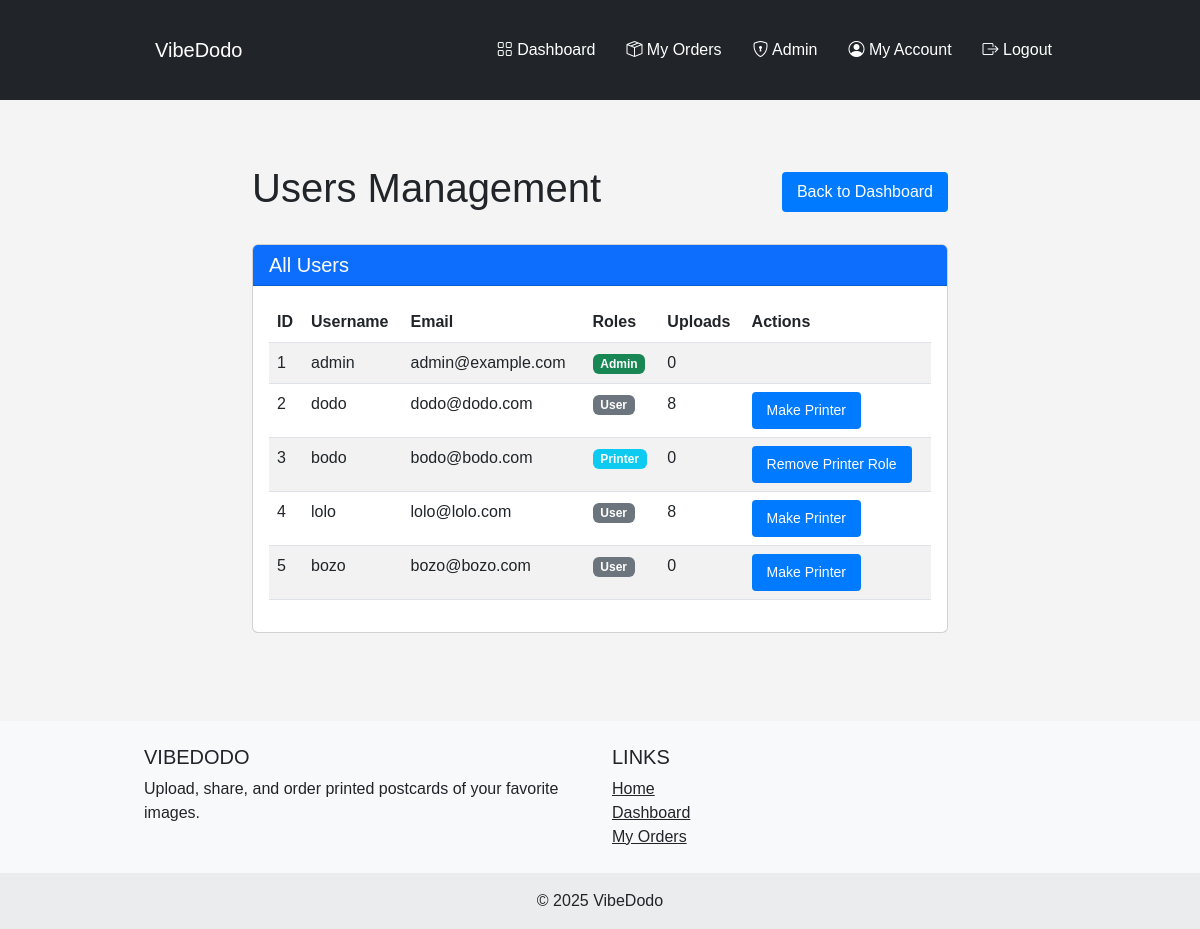
The app's page /admin/users (signed in) with its own data.
### app/models/user.py (models this page shows, shortened)
class User(db.Model, UserMixin):
    id = db.Column(db.Integer, primary_key=True)
    username = db.Column(db.String(20), unique=True, nullable=False)
    email = db.Column(db.String(120), unique=True, nullable=False)
    password_hash = db.Column(db.String(128), nullable=False)
    is_admin = db.Column(db.Boolean, default=False)
    is_printer = db.Column(db.Boolean, default=False)
    country = db.Column(db.String(2), nullable=True, server_default='')
    phone_number = db.Column(db.String(20), nullable=True, server_default='')
    has_seen_welcome = db.Column(db.Boolean, default=False)
    uploads = db.relationship('Upload', backref='author', lazy=True)
    mfa_secret = db.Column(db.String(32), nullable=True)
    mfa_enabled = db.Column(db.Boolean, default=False)

### app/routes/admin.py (the view)
@admin.route('/admin/users')
@login_required
@admin_required
def admin_users():
    users = User.query.all()
    return render_template('admin/users.html', users=users)

### app/models/user.py (called while the page is built)
@login_manager.user_loader
def load_user(user_id):
    return User.query.get(int(user_id))

### app/routes/admin.py (called while the page is built)
def admin_required(f):
    @wraps(f)
    def decorated_function(*args, **kwargs):
        if not current_user.is_authenticated or not current_user.is_admin:
            flash('Admin access required', 'danger')
            return redirect(url_for('main.index'))
        return f(*args, **kwargs)
    return decorated_function

### app/templates/admin/users.html
{% extends "layout.html" %}
{% block content %}
<div class="container">
    <div class="d-flex justify-content-between align-items-center mb-4">
        <h1>Users Management</h1>
        <a href="{{ url_for('admin.admin_dashboard') }}" class="btn btn-outline-secondary">Back to Dashboard</a>
    </div>
    <div class="card">
        <div class="card-header bg-primary text-white">
            <h5 class="mb-0">All Users</h5>
        </div>
        <div class="card-body">
            <div class="table-responsive">
                <table class="table table-striped table-hover">
                    <thead>
                        <tr>
                            <th>ID</th>
                            <th>Username</th>
                            <th>Email</th>
                            <th>Roles</th>
                            <th>Uploads</th>
                            <th>Actions</th>
                        </tr>
                    </thead>
                    <tbody>
                        {% for user in users %}
                        <tr>
                            <td>{{ user.id }}</td>
                            <td>{{ user.username }}</td>
                            <td>{{ user.email }}</td>
                            <td>
                                {% if user.is_admin %}
                                <span class="badge bg-success">Admin</span>
                                {% endif %}
                                {% if user.is_printer %}
                                <span class="badge bg-info">Printer</span>
                                {% endif %}
                                {% if not user.is_admin and not user.is_printer %}
                                <span class="badge bg-secondary">User</span>
                                {% endif %}
                            </td>
                            <td>{{ user.uploads|length }}</td>
                            <td>
                                {% if not user.is_admin %}
                                <form action="{{ url_for('admin.toggle_printer_role', user_id=user.id) }}" method="POST">
                                    <button type="submit" class="btn btn-sm {% if user.is_printer %}btn-warning{% else %}btn-info{% endif %}">
                                        {% if user.is_printer %}Remove Printer Role{% else %}Make Printer{% endif %}
                                    </button>
                                </form>
                                {% endif %}
                            </td>
                        </tr>
                        {% endfor %}
                    </tbody>
                </table>
            </div>
        </div>
    </div>
</div>
{% endblock %}

### app/templates/layout.html (shortened to what this page needs)
<!DOCTYPE html>
<html lang="en">
<head>
    {% block styles %}
    <link href="https://cdn.jsdelivr.net/npm/bootstrap@5.3.0-alpha1/dist/css/bootstrap.min.css" rel="stylesheet">
    <link rel="stylesheet" href="https://cdn.jsdelivr.net/npm/bootstrap-icons@1.10.5/font/bootstrap-icons.css">
    <link rel="stylesheet" href="{{ url_for('static', filename='css/main.css') }}">
    {% endblock %}
<body>
    {% block navbar %}
    <nav class="navbar navbar-expand-lg navbar-dark bg-dark">
        <div class="container">
            <a class="navbar-brand" href="{{ url_for('main.index') }}">
                VibeDodo
            </a>
            <div class="collapse navbar-collapse" id="navbarNav">
                <ul class="navbar-nav ms-auto">
                    {% if current_user.is_authenticated %}
                        <li class="nav-item">
                            <a class="nav-link" href="{{ url_for('main.dashboard') }}">
                                <i class="bi bi-grid"></i> Dashboard
                            </a>
                        </li>
                        <li class="nav-item">
                            <a class="nav-link" href="{{ url_for('orders.my_orders') }}">
                                <i class="bi bi-box-seam"></i> My Orders
                            </a>
                        </li>
                        {% if current_user.is_admin %}
                            <li class="nav-item">
                                <a class="nav-link" href="{{ url_for('admin.admin_dashboard') }}">
                                    <i class="bi bi-shield-lock"></i> Admin
                                </a>
                            </li>
                        {% endif %}
                        <li class="nav-item">
                            <a class="nav-link" href="{{ url_for('auth.myaccount') }}">
                                <i class="bi bi-person-circle"></i> My Account
                            </a>
                        </li>
                        <li class="nav-item">
                            <a class="nav-link" href="{{ url_for('auth.logout') }}">
                                <i class="bi bi-box-arrow-right"></i> Logout
                            </a>
                        </li>
                    {% endif %}
                </ul>
            </div>
        </div>
    </nav>
    {% endblock %}
    {% block main_container %}
    <div class="container mt-4">
        {% block content %}{% endblock %}
    </div>
    {% endblock %}
    {% block footer %}
    <footer class="bg-light text-center text-lg-start mt-5">
        <div class="container p-4">
            <div class="row">
                <div class="col-lg-6 col-md-12 mb-4 mb-md-0">
                    <h5 class="text-uppercase">VibeDodo</h5>
                    <p>
                        Upload, share, and order printed postcards of your favorite images.
                    </p>
                </div>
                <div class="col-lg-6 col-md-12 mb-4 mb-md-0">
                    <h5 class="text-uppercase">Links</h5>
                    <ul class="list-unstyled mb-0">
                        <li><a href="{{ url_for('main.index') }}" class="text-dark">Home</a></li>
                        {% if current_user.is_authenticated %}
                            <li><a href="{{ url_for('main.dashboard') }}" class="text-dark">Dashboard</a></li>
                            <li><a href="{{ url_for('orders.my_orders') }}" class="text-dark">My Orders</a></li>
                        {% else %}
                            <li><a href="{{ url_for('auth.login') }}" class="text-dark">Login</a></li>
                            <li><a href="{{ url_for('auth.register') }}" class="text-dark">Register</a></li>
                        {% endif %}
                    </ul>
                </div>
            </div>
        </div>
        <div class="text-center p-3" style="background-color: rgba(0, 0, 0, 0.05);">
            © 2025 VibeDodo
        </div>
    </footer>
    {% endblock %}
</body>
</html>

### app/static/css/main.css (style rules this page uses)
body { font-family: 'Arial', sans-serif; margin: 0; padding: 0; background-color: #f4f4f4; }
.container { width: 80%; margin: 0 auto; padding: 20px; }
.btn { padding: 8px 15px; background-color: #007bff; color: white; border: none; border-radius: 4px; cursor: pointer; }
.navbar { background-color: #333; color: white; padding: 10px 0; }
.navbar a { color: white; text-decoration: none; margin-left: 15px; }

### records on screen
User: id "1", username "admin", email "admin@example.com", is_admin "Admin", uploads|length "0"
User: id "2", username "dodo", email "dodo@dodo.com", is_admin "User", uploads|length "8", is_printer "Make Printer"
User: id "3", username "bodo", email "bodo@bodo.com", is_printer "Printer", uploads|length "0"
User: id "4", username "lolo", email "lolo@lolo.com", is_admin "User", uploads|length "8", is_printer "Make Printer"
User: id "5", username "bozo", email "bozo@bozo.com", is_admin "User", uploads|length "0", is_printer "Make Printer"
